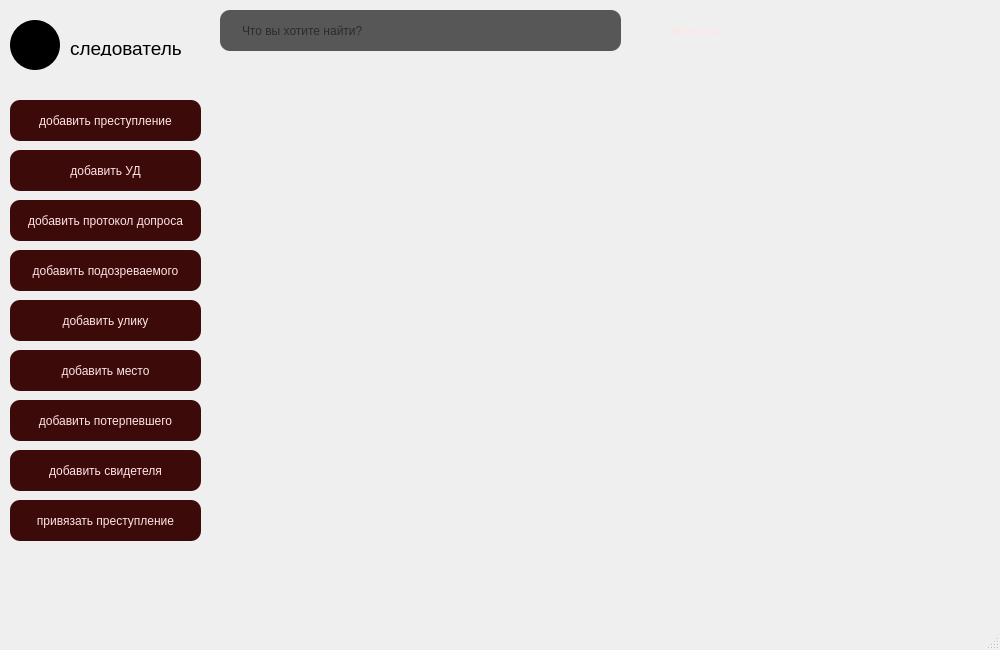
<?xml version="1.0" encoding="UTF-8"?>
<ui version="4.0">
 <class>MainWindow</class>
 <widget class="QMainWindow" name="MainWindow">
  <property name="geometry">
   <rect>
    <x>0</x>
    <y>0</y>
    <width>1000</width>
    <height>650</height>
   </rect>
  </property>
  <property name="windowTitle">
   <string>MainWindow</string>
  </property>
  <property name="styleSheet">
   <string notr="true">background: qlineargradient(
    x1: 0, y1: 0, x2: 0, y2: 1,
    stop: 0.09 #6E0204,
    stop: 0.87 #9B5D61
);</string>
  </property>
  <widget class="QWidget" name="centralwidget">
   <widget class="QPushButton" name="btn_add_crime">
    <property name="geometry">
     <rect>
      <x>10</x>
      <y>100</y>
      <width>191</width>
      <height>41</height>
     </rect>
    </property>
    <property name="cursor">
     <cursorShape>PointingHandCursor</cursorShape>
    </property>
    <property name="styleSheet">
     <string notr="true">border-radius: 10px;
background-color: #3D0A0A;
padding: 5px;
color: #FFE5E5;</string>
    </property>
    <property name="text">
     <string>добавить преступление</string>
    </property>
   </widget>
   <widget class="QLineEdit" name="search">
    <property name="geometry">
     <rect>
      <x>220</x>
      <y>10</y>
      <width>401</width>
      <height>41</height>
     </rect>
    </property>
    <property name="styleSheet">
     <string notr="true">background-color: rgba(8, 8, 8, 0.66);
padding: 10px 20px;
border-radius: 10px;
border: none;</string>
    </property>
    <property name="placeholderText">
     <string>Что вы хотите найти?</string>
    </property>
   </widget>
   <widget class="QPushButton" name="btn_filters">
    <property name="geometry">
     <rect>
      <x>650</x>
      <y>10</y>
      <width>101</width>
      <height>41</height>
     </rect>
    </property>
    <property name="cursor">
     <cursorShape>PointingHandCursor</cursorShape>
    </property>
    <property name="layoutDirection">
     <enum>Qt::LayoutDirection::RightToLeft</enum>
    </property>
    <property name="styleSheet">
     <string notr="true">border-radius: 10px;
background-color:  none;
color: #FFE5E5;</string>
    </property>
    <property name="text">
     <string>Фильтры   </string>
    </property>
    <property name="icon">
     <iconset>
      <normaloff>../../../../Users/daria/Downloads/icon-filters.svg</normaloff>../../../../Users/daria/Downloads/icon-filters.svg</iconset>
    </property>
    <property name="flat">
     <bool>false</bool>
    </property>
   </widget>
   <widget class="QPushButton" name="btn_add_protocol">
    <property name="geometry">
     <rect>
      <x>10</x>
      <y>200</y>
      <width>191</width>
      <height>41</height>
     </rect>
    </property>
    <property name="cursor">
     <cursorShape>PointingHandCursor</cursorShape>
    </property>
    <property name="styleSheet">
     <string notr="true">border-radius: 10px;
background-color: #3D0A0A;
padding: 5px;
color: #FFE5E5;</string>
    </property>
    <property name="text">
     <string>добавить протокол допроса</string>
    </property>
   </widget>
   <widget class="QPushButton" name="btn_add_murder">
    <property name="geometry">
     <rect>
      <x>10</x>
      <y>250</y>
      <width>191</width>
      <height>41</height>
     </rect>
    </property>
    <property name="cursor">
     <cursorShape>PointingHandCursor</cursorShape>
    </property>
    <property name="styleSheet">
     <string notr="true">border-radius: 10px;
background-color: #3D0A0A;
padding: 5px;
color: #FFE5E5;</string>
    </property>
    <property name="text">
     <string>добавить подозреваемого</string>
    </property>
   </widget>
   <widget class="QPushButton" name="btn_add_clue">
    <property name="geometry">
     <rect>
      <x>10</x>
      <y>300</y>
      <width>191</width>
      <height>41</height>
     </rect>
    </property>
    <property name="cursor">
     <cursorShape>PointingHandCursor</cursorShape>
    </property>
    <property name="styleSheet">
     <string notr="true">border-radius: 10px;
background-color: #3D0A0A;
padding: 5px;
color: #FFE5E5;</string>
    </property>
    <property name="text">
     <string>добавить улику</string>
    </property>
   </widget>
   <widget class="QPushButton" name="btn_add_criminal_case">
    <property name="geometry">
     <rect>
      <x>10</x>
      <y>150</y>
      <width>191</width>
      <height>41</height>
     </rect>
    </property>
    <property name="cursor">
     <cursorShape>PointingHandCursor</cursorShape>
    </property>
    <property name="styleSheet">
     <string notr="true">border-radius: 10px;
background-color: #3D0A0A;
padding: 5px;
color: #FFE5E5;</string>
    </property>
    <property name="text">
     <string>добавить УД</string>
    </property>
   </widget>
   <widget class="QLabel" name="lbl_avatar">
    <property name="geometry">
     <rect>
      <x>10</x>
      <y>20</y>
      <width>50</width>
      <height>50</height>
     </rect>
    </property>
    <property name="styleSheet">
     <string notr="true">border-radius: 25px;
background-color: #000000;</string>
    </property>
    <property name="text">
     <string/>
    </property>
   </widget>
   <widget class="QLabel" name="lbl_username">
    <property name="geometry">
     <rect>
      <x>70</x>
      <y>40</y>
      <width>151</width>
      <height>16</height>
     </rect>
    </property>
    <property name="cursor">
     <cursorShape>PointingHandCursor</cursorShape>
    </property>
    <property name="styleSheet">
     <string notr="true">background-color: none;
font-size: 14pt;</string>
    </property>
    <property name="text">
     <string>следователь</string>
    </property>
   </widget>
   <widget class="QPushButton" name="pushButton_10">
    <property name="geometry">
     <rect>
      <x>10</x>
      <y>350</y>
      <width>191</width>
      <height>41</height>
     </rect>
    </property>
    <property name="cursor">
     <cursorShape>PointingHandCursor</cursorShape>
    </property>
    <property name="styleSheet">
     <string notr="true">border-radius: 10px;
background-color: #3D0A0A;
padding: 5px;
color: #FFE5E5;</string>
    </property>
    <property name="text">
     <string>добавить место</string>
    </property>
   </widget>
   <widget class="QScrollArea" name="scrollArea">
    <property name="geometry">
     <rect>
      <x>230</x>
      <y>80</y>
      <width>700</width>
      <height>451</height>
     </rect>
    </property>
    <property name="styleSheet">
     <string notr="true">background-color: transparent;
border: none;</string>
    </property>
    <property name="widgetResizable">
     <bool>true</bool>
    </property>
    <widget class="QWidget" name="scrollAreaWidgetContents">
     <property name="geometry">
      <rect>
       <x>0</x>
       <y>0</y>
       <width>700</width>
       <height>451</height>
      </rect>
     </property>
     <property name="styleSheet">
      <string notr="true">background-color: transparent;
border: none;</string>
     </property>
    </widget>
   </widget>
   <widget class="QPushButton" name="pushButton_11">
    <property name="geometry">
     <rect>
      <x>10</x>
      <y>400</y>
      <width>191</width>
      <height>41</height>
     </rect>
    </property>
    <property name="cursor">
     <cursorShape>PointingHandCursor</cursorShape>
    </property>
    <property name="styleSheet">
     <string notr="true">border-radius: 10px;
background-color: #3D0A0A;
padding: 5px;
color: #FFE5E5;</string>
    </property>
    <property name="text">
     <string>добавить потерпевшего</string>
    </property>
   </widget>
   <widget class="QPushButton" name="pushButton_12">
    <property name="geometry">
     <rect>
      <x>10</x>
      <y>450</y>
      <width>191</width>
      <height>41</height>
     </rect>
    </property>
    <property name="cursor">
     <cursorShape>PointingHandCursor</cursorShape>
    </property>
    <property name="styleSheet">
     <string notr="true">border-radius: 10px;
background-color: #3D0A0A;
padding: 5px;
color: #FFE5E5;</string>
    </property>
    <property name="text">
     <string>добавить свидетеля</string>
    </property>
   </widget>
   <widget class="QPushButton" name="pushButton_13">
    <property name="geometry">
     <rect>
      <x>10</x>
      <y>500</y>
      <width>191</width>
      <height>41</height>
     </rect>
    </property>
    <property name="cursor">
     <cursorShape>PointingHandCursor</cursorShape>
    </property>
    <property name="styleSheet">
     <string notr="true">border-radius: 10px;
background-color: #3D0A0A;
padding: 5px;
color: #FFE5E5;</string>
    </property>
    <property name="text">
     <string>привязать преступление</string>
    </property>
   </widget>
  </widget>
  <widget class="QMenuBar" name="menubar">
   <property name="geometry">
    <rect>
     <x>0</x>
     <y>0</y>
     <width>1000</width>
     <height>33</height>
    </rect>
   </property>
  </widget>
  <widget class="QStatusBar" name="statusbar"/>
 </widget>
 <resources/>
 <connections/>
</ui>
